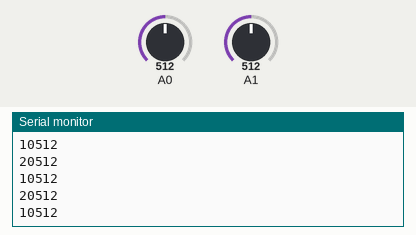
Recording of a sketch running on a simulated Arduino Uno, built with avr-gcc and run on an emulated ATmega328P. On the bench: the last lines printed to the serial monitor. The test bench sets the inputs (shaded band); at power-on: A0 = 512, A1 = 512.

Above: at 1.2 s.
1.3 s: A0 set to 716
At 1.8 s:
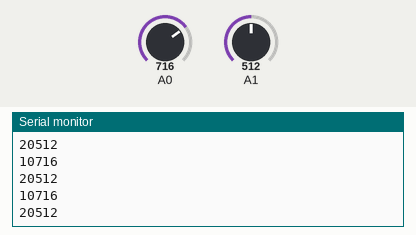
2.8 s: A1 set to 716
At 3.5 s:
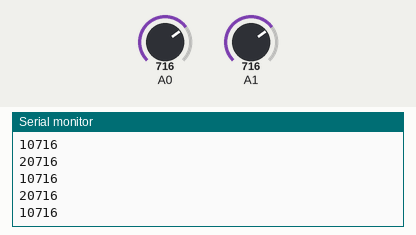
4.3 s: A0 set to 900
At 4.8 s:
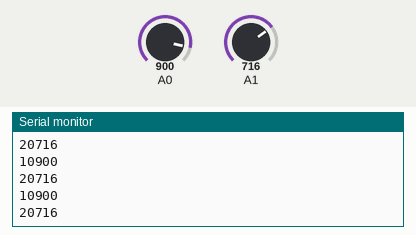
5.8 s: A1 set to 900
At 6.6 s:
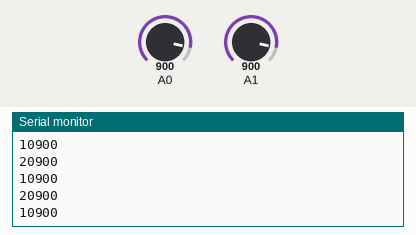
Timing chart, 0 to 8.3 s (numbered marks = the images above; inputs shaded):
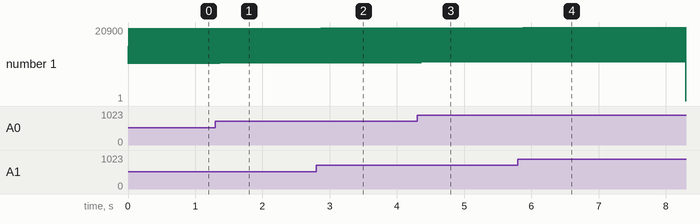

The sketch:

pulseSensor___p5.ino
```cpp
void setup() {
  // initialize the serial communication:
  Serial.begin(9600);
}

void loop() {
  // send the value of analog input 0:
  int pulse1 = analogRead(A0);
  int data1 = 10000 + pulse1;
  int pulse2 = analogRead(A1);
  int data2=20000+pulse2;
  Serial.println(data1);
  Serial.println(data2);
  //Serial.println(analogRead(A1));
  // wait a bit for the analog-to-digital converter to stabilize after the last
  // reading:
  delay(2);
}
```

Measured:
- after the input at 1.3 s, the serial monitor: prints a new line after 0.07 s (image 1)
- after the input at 2.8 s, the serial monitor: prints a new line after 0.08 s (image 2)
- after the input at 4.3 s, the serial monitor: prints a new line after 0.07 s (image 3)
- after the input at 5.8 s, the serial monitor: prints a new line after 0.08 s (image 4)
- plotted number 1: 10512 → 10716 after the input at 1.3 s, 10716 → 10900 after the input at 4.3 s
